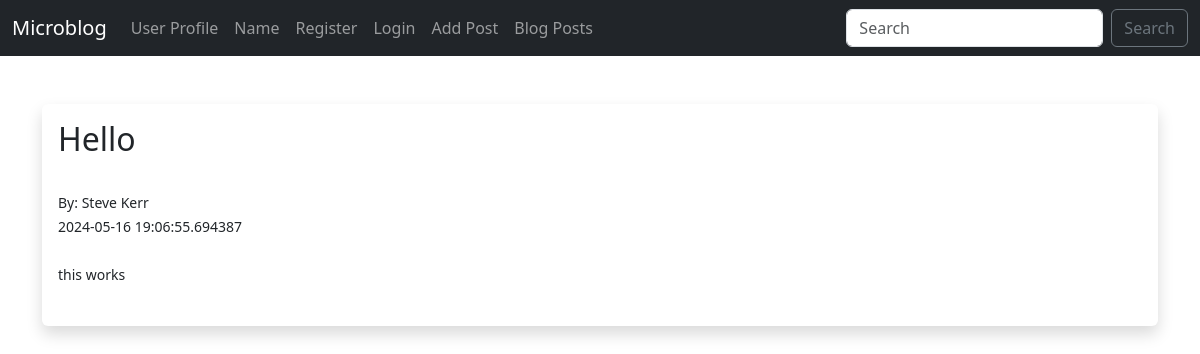
The page /posts/2 on the database its author committed.
### app/models.py (models this page shows, shortened)
class Post(db.Model):
    id = db.Column(db.Integer, primary_key=True)
    title = db.Column(db.String(255))
    content = db.Column(db.Text)
    date_posted = db.Column(db.DateTime, default=datetime.utcnow)
    slug = db.Column(db.String(255))
    poster_id = db.Column(db.Integer, db.ForeignKey("user.id"))

class User(db.Model, UserMixin):
    id = db.Column(db.Integer, primary_key=True)
    username = db.Column(db.String(20), nullable=False, unique=True)
    name = db.Column(db.String(200), nullable=False)
    email = db.Column(db.String(120), nullable=False, unique=True)
    favourite_color = db.Column(db.String(120))
    date_added = db.Column(db.DateTime, default=datetime.utcnow)
    password_hash = db.Column(db.String(128))
    posts = db.relationship("Post", backref="poster")
    @property
    def password(self):
        raise AttributeError('Password is not a readable attribute!')

### app/routes.py (the view)
@app.route("/posts/<int:id>")
def post(id):
    post = Post.query.get_or_404(id)
    return render_template("post.html", post=post)

### app/forms.py
class SearchForm(FlaskForm):
    searched = StringField("searched", validators=[DataRequired()])
    submit = SubmitField("Sign In")

### app/routes.py (called while the page is built)
@app.context_processor
def base():
    form = SearchForm()
    return dict(form=form)

### app/templates/post.html (shortened to what this page needs)
{% extends "base.html" %}
{% block content %}
<br />
<div class="shadow p-3 mb-5 bg-body rounded">
    <h2>{{ post.title }}</h2><br />
    <small>By: {{ post.poster.name }}<br/>
    {{ post.date_posted }}<br /><br />
    {{ post.content|safe }}<br /><br />
</div>
{% endblock %}

### rows shown on the page
Post: title "Hello", date_posted "2024-05-16 19:06:55.694387", content "this works"
User: poster.name "Steve Kerr"
